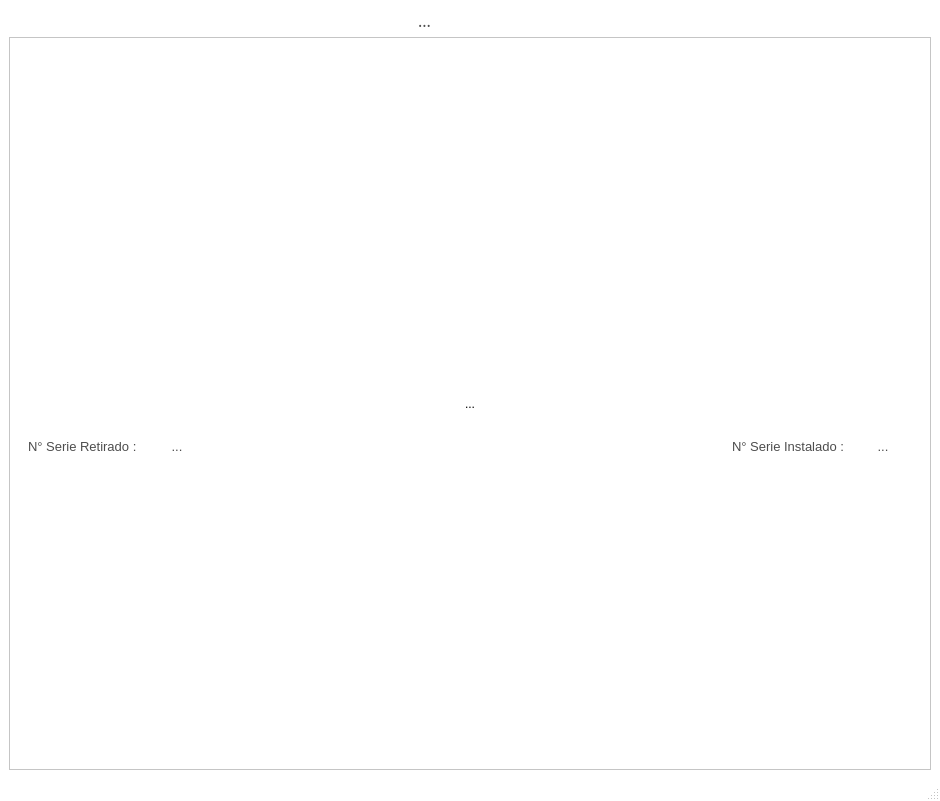
<?xml version="1.0" encoding="UTF-8"?>
<ui version="4.0">
 <class>ZoomPicture</class>
 <widget class="QMainWindow" name="ZoomPicture">
  <property name="geometry">
   <rect>
    <x>0</x>
    <y>0</y>
    <width>940</width>
    <height>801</height>
   </rect>
  </property>
  <property name="palette">
   <palette>
    <active>
     <colorrole role="Base">
      <brush brushstyle="SolidPattern">
       <color alpha="255">
        <red>46</red>
        <green>47</green>
        <blue>48</blue>
       </color>
      </brush>
     </colorrole>
     <colorrole role="Window">
      <brush brushstyle="SolidPattern">
       <color alpha="255">
        <red>255</red>
        <green>255</green>
        <blue>255</blue>
       </color>
      </brush>
     </colorrole>
    </active>
    <inactive>
     <colorrole role="Base">
      <brush brushstyle="SolidPattern">
       <color alpha="255">
        <red>46</red>
        <green>47</green>
        <blue>48</blue>
       </color>
      </brush>
     </colorrole>
     <colorrole role="Window">
      <brush brushstyle="SolidPattern">
       <color alpha="255">
        <red>255</red>
        <green>255</green>
        <blue>255</blue>
       </color>
      </brush>
     </colorrole>
    </inactive>
    <disabled>
     <colorrole role="Base">
      <brush brushstyle="SolidPattern">
       <color alpha="255">
        <red>255</red>
        <green>255</green>
        <blue>255</blue>
       </color>
      </brush>
     </colorrole>
     <colorrole role="Window">
      <brush brushstyle="SolidPattern">
       <color alpha="255">
        <red>255</red>
        <green>255</green>
        <blue>255</blue>
       </color>
      </brush>
     </colorrole>
    </disabled>
   </palette>
  </property>
  <property name="windowTitle">
   <string>MainWindow</string>
  </property>
  <widget class="QWidget" name="centralwidget">
   <layout class="QVBoxLayout" name="verticalLayout_4">
    <item>
     <layout class="QHBoxLayout" name="horizontalLayout_2">
      <item>
       <spacer name="horizontalSpacer_4">
        <property name="orientation">
         <enum>Qt::Horizontal</enum>
        </property>
        <property name="sizeHint" stdset="0">
         <size>
          <width>40</width>
          <height>20</height>
         </size>
        </property>
       </spacer>
      </item>
      <item>
       <widget class="QLabel" name="l_info">
        <property name="maximumSize">
         <size>
          <width>16777215</width>
          <height>20</height>
         </size>
        </property>
        <property name="font">
         <font>
          <family>Segoe UI Semibold</family>
          <pointsize>12</pointsize>
          <weight>10</weight>
          <italic>false</italic>
          <bold>false</bold>
         </font>
        </property>
        <property name="styleSheet">
         <string notr="true">background-image: url(:/icons/fondo_transparente.png);
color:rgb(80, 80, 80);</string>
        </property>
        <property name="text">
         <string>...</string>
        </property>
        <property name="alignment">
         <set>Qt::AlignCenter</set>
        </property>
       </widget>
      </item>
      <item>
       <spacer name="horizontalSpacer_3">
        <property name="orientation">
         <enum>Qt::Horizontal</enum>
        </property>
        <property name="sizeHint" stdset="0">
         <size>
          <width>40</width>
          <height>20</height>
         </size>
        </property>
       </spacer>
      </item>
      <item>
       <widget class="QPushButton" name="pb_rotate_left">
        <property name="text">
         <string/>
        </property>
        <property name="icon">
         <iconset resource="assets.qrc">
          <normaloff>:/icons/rotate_left.png</normaloff>:/icons/rotate_left.png</iconset>
        </property>
        <property name="iconSize">
         <size>
          <width>30</width>
          <height>30</height>
         </size>
        </property>
        <property name="flat">
         <bool>true</bool>
        </property>
       </widget>
      </item>
      <item>
       <widget class="QPushButton" name="pb_rotate_right">
        <property name="text">
         <string/>
        </property>
        <property name="icon">
         <iconset resource="assets.qrc">
          <normaloff>:/icons/rotate_right.png</normaloff>:/icons/rotate_right.png</iconset>
        </property>
        <property name="iconSize">
         <size>
          <width>30</width>
          <height>30</height>
         </size>
        </property>
        <property name="flat">
         <bool>true</bool>
        </property>
       </widget>
      </item>
     </layout>
    </item>
    <item>
     <widget class="QScrollArea" name="scrollArea">
      <property name="widgetResizable">
       <bool>true</bool>
      </property>
      <widget class="QWidget" name="scrollAreaWidgetContents">
       <property name="geometry">
        <rect>
         <x>0</x>
         <y>0</y>
         <width>920</width>
         <height>695</height>
        </rect>
       </property>
       <layout class="QVBoxLayout" name="verticalLayout">
        <item>
         <layout class="QHBoxLayout" name="horizontalLayout">
          <item>
           <widget class="QWidget" name="widget_serie" native="true">
            <layout class="QVBoxLayout" name="verticalLayout_3">
             <item>
              <spacer name="verticalSpacer_2">
               <property name="orientation">
                <enum>Qt::Vertical</enum>
               </property>
               <property name="sizeHint" stdset="0">
                <size>
                 <width>20</width>
                 <height>40</height>
                </size>
               </property>
              </spacer>
             </item>
             <item>
              <widget class="QLabel" name="l_barcode_num_serie">
               <property name="minimumSize">
                <size>
                 <width>180</width>
                 <height>80</height>
                </size>
               </property>
               <property name="maximumSize">
                <size>
                 <width>16777215</width>
                 <height>16777215</height>
                </size>
               </property>
               <property name="text">
                <string/>
               </property>
               <property name="alignment">
                <set>Qt::AlignCenter</set>
               </property>
              </widget>
             </item>
             <item>
              <layout class="QHBoxLayout" name="horizontalLayout_4">
               <item>
                <widget class="QLabel" name="label_7">
                 <property name="minimumSize">
                  <size>
                   <width>0</width>
                   <height>0</height>
                  </size>
                 </property>
                 <property name="maximumSize">
                  <size>
                   <width>16777215</width>
                   <height>16777215</height>
                  </size>
                 </property>
                 <property name="palette">
                  <palette>
                   <active>
                    <colorrole role="WindowText">
                     <brush brushstyle="SolidPattern">
                      <color alpha="255">
                       <red>77</red>
                       <green>77</green>
                       <blue>77</blue>
                      </color>
                     </brush>
                    </colorrole>
                   </active>
                   <inactive>
                    <colorrole role="WindowText">
                     <brush brushstyle="SolidPattern">
                      <color alpha="255">
                       <red>77</red>
                       <green>77</green>
                       <blue>77</blue>
                      </color>
                     </brush>
                    </colorrole>
                   </inactive>
                   <disabled>
                    <colorrole role="WindowText">
                     <brush brushstyle="SolidPattern">
                      <color alpha="96">
                       <red>164</red>
                       <green>166</green>
                       <blue>168</blue>
                      </color>
                     </brush>
                    </colorrole>
                   </disabled>
                  </palette>
                 </property>
                 <property name="font">
                  <font>
                   <family>Segoe UI</family>
                   <pointsize>10</pointsize>
                  </font>
                 </property>
                 <property name="text">
                  <string>N° Serie Retirado : </string>
                 </property>
                </widget>
               </item>
               <item>
                <widget class="QLabel" name="l_num_serie">
                 <property name="minimumSize">
                  <size>
                   <width>0</width>
                   <height>0</height>
                  </size>
                 </property>
                 <property name="maximumSize">
                  <size>
                   <width>16777215</width>
                   <height>16777215</height>
                  </size>
                 </property>
                 <property name="palette">
                  <palette>
                   <active>
                    <colorrole role="WindowText">
                     <brush brushstyle="SolidPattern">
                      <color alpha="255">
                       <red>77</red>
                       <green>77</green>
                       <blue>77</blue>
                      </color>
                     </brush>
                    </colorrole>
                   </active>
                   <inactive>
                    <colorrole role="WindowText">
                     <brush brushstyle="SolidPattern">
                      <color alpha="255">
                       <red>77</red>
                       <green>77</green>
                       <blue>77</blue>
                      </color>
                     </brush>
                    </colorrole>
                   </inactive>
                   <disabled>
                    <colorrole role="WindowText">
                     <brush brushstyle="SolidPattern">
                      <color alpha="96">
                       <red>164</red>
                       <green>166</green>
                       <blue>168</blue>
                      </color>
                     </brush>
                    </colorrole>
                   </disabled>
                  </palette>
                 </property>
                 <property name="font">
                  <font>
                   <family>Segoe UI</family>
                   <pointsize>10</pointsize>
                  </font>
                 </property>
                 <property name="text">
                  <string>...</string>
                 </property>
                 <property name="alignment">
                  <set>Qt::AlignCenter</set>
                 </property>
                </widget>
               </item>
              </layout>
             </item>
             <item>
              <spacer name="verticalSpacer">
               <property name="orientation">
                <enum>Qt::Vertical</enum>
               </property>
               <property name="sizeHint" stdset="0">
                <size>
                 <width>20</width>
                 <height>40</height>
                </size>
               </property>
              </spacer>
             </item>
            </layout>
           </widget>
          </item>
          <item>
           <spacer name="horizontalSpacer_2">
            <property name="orientation">
             <enum>Qt::Horizontal</enum>
            </property>
            <property name="sizeHint" stdset="0">
             <size>
              <width>40</width>
              <height>20</height>
             </size>
            </property>
           </spacer>
          </item>
          <item>
           <widget class="QLabel" name="label">
            <property name="text">
             <string>...</string>
            </property>
            <property name="alignment">
             <set>Qt::AlignCenter</set>
            </property>
           </widget>
          </item>
          <item>
           <spacer name="horizontalSpacer">
            <property name="orientation">
             <enum>Qt::Horizontal</enum>
            </property>
            <property name="sizeHint" stdset="0">
             <size>
              <width>40</width>
              <height>20</height>
             </size>
            </property>
           </spacer>
          </item>
          <item>
           <widget class="QWidget" name="widget_serie_DV" native="true">
            <layout class="QVBoxLayout" name="verticalLayout_2">
             <item>
              <spacer name="verticalSpacer_3">
               <property name="orientation">
                <enum>Qt::Vertical</enum>
               </property>
               <property name="sizeHint" stdset="0">
                <size>
                 <width>20</width>
                 <height>40</height>
                </size>
               </property>
              </spacer>
             </item>
             <item>
              <widget class="QLabel" name="l_barcode_num_serieDV">
               <property name="minimumSize">
                <size>
                 <width>180</width>
                 <height>80</height>
                </size>
               </property>
               <property name="maximumSize">
                <size>
                 <width>16777215</width>
                 <height>16777215</height>
                </size>
               </property>
               <property name="text">
                <string/>
               </property>
               <property name="alignment">
                <set>Qt::AlignCenter</set>
               </property>
              </widget>
             </item>
             <item>
              <layout class="QHBoxLayout" name="horizontalLayout_3">
               <item>
                <widget class="QLabel" name="l_barcode_num_serieDV_2">
                 <property name="minimumSize">
                  <size>
                   <width>0</width>
                   <height>0</height>
                  </size>
                 </property>
                 <property name="maximumSize">
                  <size>
                   <width>16777215</width>
                   <height>16777215</height>
                  </size>
                 </property>
                 <property name="palette">
                  <palette>
                   <active>
                    <colorrole role="WindowText">
                     <brush brushstyle="SolidPattern">
                      <color alpha="255">
                       <red>77</red>
                       <green>77</green>
                       <blue>77</blue>
                      </color>
                     </brush>
                    </colorrole>
                   </active>
                   <inactive>
                    <colorrole role="WindowText">
                     <brush brushstyle="SolidPattern">
                      <color alpha="255">
                       <red>77</red>
                       <green>77</green>
                       <blue>77</blue>
                      </color>
                     </brush>
                    </colorrole>
                   </inactive>
                   <disabled>
                    <colorrole role="WindowText">
                     <brush brushstyle="SolidPattern">
                      <color alpha="96">
                       <red>164</red>
                       <green>166</green>
                       <blue>168</blue>
                      </color>
                     </brush>
                    </colorrole>
                   </disabled>
                  </palette>
                 </property>
                 <property name="font">
                  <font>
                   <family>Segoe UI</family>
                   <pointsize>10</pointsize>
                  </font>
                 </property>
                 <property name="text">
                  <string>N° Serie Instalado : </string>
                 </property>
                </widget>
               </item>
               <item>
                <widget class="QLabel" name="l_num_serieDV">
                 <property name="minimumSize">
                  <size>
                   <width>0</width>
                   <height>0</height>
                  </size>
                 </property>
                 <property name="maximumSize">
                  <size>
                   <width>16777215</width>
                   <height>16777215</height>
                  </size>
                 </property>
                 <property name="palette">
                  <palette>
                   <active>
                    <colorrole role="WindowText">
                     <brush brushstyle="SolidPattern">
                      <color alpha="255">
                       <red>77</red>
                       <green>77</green>
                       <blue>77</blue>
                      </color>
                     </brush>
                    </colorrole>
                   </active>
                   <inactive>
                    <colorrole role="WindowText">
                     <brush brushstyle="SolidPattern">
                      <color alpha="255">
                       <red>77</red>
                       <green>77</green>
                       <blue>77</blue>
                      </color>
                     </brush>
                    </colorrole>
                   </inactive>
                   <disabled>
                    <colorrole role="WindowText">
                     <brush brushstyle="SolidPattern">
                      <color alpha="96">
                       <red>164</red>
                       <green>166</green>
                       <blue>168</blue>
                      </color>
                     </brush>
                    </colorrole>
                   </disabled>
                  </palette>
                 </property>
                 <property name="font">
                  <font>
                   <family>Segoe UI</family>
                   <pointsize>10</pointsize>
                  </font>
                 </property>
                 <property name="text">
                  <string>...</string>
                 </property>
                 <property name="alignment">
                  <set>Qt::AlignCenter</set>
                 </property>
                </widget>
               </item>
              </layout>
             </item>
             <item>
              <spacer name="verticalSpacer_4">
               <property name="orientation">
                <enum>Qt::Vertical</enum>
               </property>
               <property name="sizeHint" stdset="0">
                <size>
                 <width>20</width>
                 <height>40</height>
                </size>
               </property>
              </spacer>
             </item>
            </layout>
           </widget>
          </item>
         </layout>
        </item>
       </layout>
      </widget>
     </widget>
    </item>
   </layout>
  </widget>
  <widget class="QMenuBar" name="menubar">
   <property name="geometry">
    <rect>
     <x>0</x>
     <y>0</y>
     <width>940</width>
     <height>20</height>
    </rect>
   </property>
  </widget>
  <widget class="QStatusBar" name="statusbar"/>
 </widget>
 <resources>
  <include location="assets.qrc"/>
 </resources>
 <connections/>
</ui>
